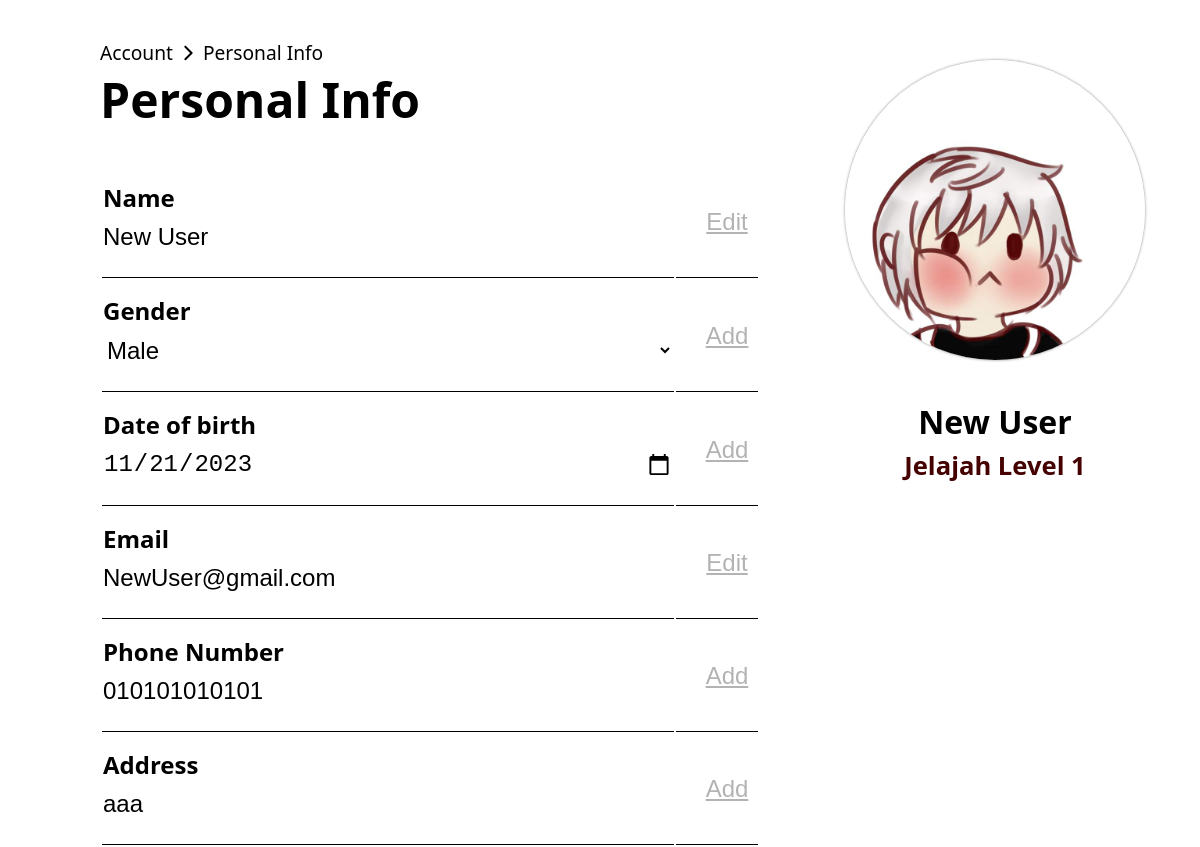
Screenshot of /views/acc-personal-info.php (signed in) with the database file from the repository.
### tables this page shows
CREATE TABLE `tb_user` (
  `user_id` int(100) NOT NULL,
  `user_name` varchar(100) NOT NULL,
  `user_pass` varchar(100) NOT NULL,
  `user_gender` varchar(10) NOT NULL,
  `user_dob` date NOT NULL,
  `user_email` varchar(100) NOT NULL,
  `user_phone` varchar(20) NOT NULL,
  `user_addr` varchar(100) NOT NULL,
  `user_image` varchar(100) NOT NULL,
  `user_isActive` varchar(10) NOT NULL
);

### views/partials/get-user-data.php (called while the page is built, shortened)
<?php
if(isset($_SESSION['active-user']) && $_SESSION['active-user'] != ""){
    $get_active_user_email = $_SESSION['active-user'];
    $get_user_info_sql = "SELECT tb_user.* FROM tb_user WHERE user_email = ?;";
    $get_user_info_stmt = mysqli_stmt_init($conn);
    if(!mysqli_stmt_prepare($get_user_info_stmt, $get_user_info_sql)){
        $_SESSION['user-login'] = "<p style='color: red;'>Something Went Wrong.</p>";
        $_SESSION['active-user'] = "";
        unset($_SESSION['active-user']);
        include('logout.php');
        echo "<script type='text/javascript'>window.location.href='login.php';</script>";
        die();
    }else{
        mysqli_stmt_bind_param($get_user_info_stmt, "s", $get_active_user_email);
        mysqli_stmt_execute($get_user_info_stmt);
        $get_user_info_res = mysqli_stmt_get_result($get_user_info_stmt);
        $get_user_info_row = mysqli_fetch_assoc($get_user_info_res);
        $get_user_info_user_name = $get_user_info_row['user_name'];
        $get_user_info_user_gender = $get_user_info_row['user_gender'];
        $get_user_info_user_dob = $get_user_info_row['user_dob'];
        $get_user_info_user_email = $get_user_info_row['user_email'];
        $get_user_info_user_phone = $get_user_info_row['user_phone'];
        $get_user_info_user_addr = $get_user_info_row['user_addr'];
        $get_user_info_user_image = $get_user_info_row['user_image'];
    }
}else{
    unset($_SESSION['active-user']);
    include('logout.php');
    echo "<script type='text/javascript'>window.location.href='login.php';</script>";
    die();
}
?>

### views/acc-personal-info.php (the view, shortened to what this page needs)
<?php
include('./dbconn/connection.php');
include('./partials/get-user-data.php');
?>
<!DOCTYPE html>
<html lang="en">
  <head>
    <link rel="stylesheet" href="css/p-inf-style.css" />
  </head>
  <body>
    <main>
      <div class="left-half">
        <section class="breadcrumbs">
          <a href="acc-management.php">
            <p>Account</p>
          </a>
          <img src="img/acc-m-assets/breadcrumbs-arrow.png" alt="" />
          <p>Personal Info</p>
        </section>
        <section class="acc-header">
          <h1>Personal Info</h1>
        </section>
        <form action="" method="post" id="user-p-forms" enctype="multipart/form-data">
          <table>
            <tr>
              <td class="first-column">
                <div class="name-col">
                  <label for="name-input">Name</label>
                  <input type="text" name="name" id="name-input" value="<?php echo $get_user_info_user_name?>"
                  style="
                    margin: 10px 0 0 0;
                    font-size: 1.5rem;
                    padding: 5px 0 5px 0;
                    border: none;
                    background: none;
                  "/>
                </div>
              </td>
              <td>
                <button id="edit-name-btn">Edit</button>
              </td>
            </tr>
            <tr>
              <td class="first-column">
                <div class="gender-col">
                  <label for="gender-input">Gender</label>
                  <select name="gender" id="gender-input"
                  style="
                    margin: 10px 0 0 0;
                    font-size: 1.5rem;
                    padding: 5px 0 5px 0;
                    border: none;
                    background: none;
                  ">
                    <option value="Male" <?php if($get_user_info_user_gender == "Male"){ echo "selected"; };?>>Male</option>
                  </select>
                </div>
              </td>
              <td>
                <button id="edit-gender-btn">Add</button>
              </td>
            </tr>
            <tr>
              <td class="first-column">
                <div class="dob-col">
                  <label for="dob-input">Date of birth</label>
                  <input type="date" name="dob" id="dob-input" value="<?php echo $get_user_info_user_dob?>"
                  style="
                    margin: 10px 0 0 0;
                    font-size: 1.5rem;
                    padding: 5px 0 5px 0;
                    border: none;
                    background: none;
                  "/>
                </div>
              </td>
              <td>
                <button id="edit-dob-btn">Add</button>
              </td>
            </tr>
            <tr>
              <td class="first-column">
                <div class="email-col">
                  <label for="email-input">Email</label>
                  <input
                    type="email"
                    name="email"
                    id="email-input"
                    value="<?php echo $get_user_info_user_email?>"
                    style="
                    margin: 10px 0 0 0;
                    font-size: 1.5rem;
                    padding: 5px 0 5px 0;
                    border: none;
                    background: none;
                  "
                  />
                </div>
              </td>
              <td>
                <button id="edit-email-btn">Edit</button>
              </td>
            </tr>
            <tr>
              <td class="first-column">
                <div class="phone-col">
                  <label for="phone-input">Phone Number</label>
                  <input
                    type="tel"
                    name="phone"
                    id="phone-input"
                    value="<?php echo $get_user_info_user_phone?>"
                    style="
                    margin: 10px 0 0 0;
                    font-size: 1.5rem;
                    padding: 5px 0 5px 0;
                    border: none;
                    background: none;
                  "
                  />
                </div>
              </td>
              <td>
                <button id="edit-phone-btn">Add</button>
              </td>
            </tr>
            <tr>
              <td class="first-column">
                <div class="addr-col">
                  <label for="addr-input">Address</label>
                  <input
                    type="text"
                    name="address"
                    id="addr-input"
                    value="<?php echo $get_user_info_user_addr?>"
                    style="
                    margin: 10px 0 0 0;
                    font-size: 1.5rem;
                    padding: 5px 0 5px 0;
                    border: none;
                    background: none;
                  "
                  />
                </div>
              </td>
              <td>
                <button id="edit-addr-btn">Add</button>
              </td>
            </tr>
          </table>
      </div>
      <div class="right-half">
        <div class="image-box">
          <?php
          if($get_user_info_user_image == ""){
            ?>
            <img
            src="../admin/img/user/default-avatar.jpg"
            class="preview-image"
            id="imagePreview"
            width="auto"
          />
            <?php
          }else{
            ?>
            <img
            src="../admin/img/user/<?php echo $get_user_info_user_image?>"
            class="preview-image"
            id="imagePreview"
            width="auto"
          />
            <?php
          }
          ?>
        </div>
        <h1><?php echo $get_user_info_user_name; ?></h1>
        <h2>Jelajah Level 1</h2>
      </div>
    </main>
  </body>
</html>

### views/css/p-inf-style.css (style rules this page uses)
html { font-size: 16px; padding: 0; display: flex; flex-direction: column; font-family: system-ui, -apple-system, BlinkMacSystemFont, 'Segoe UI', Roboto, Oxygen, Ubuntu, Cantarell, 'Open Sans', 'Helvetica Neue', sans-serif; }
body { display: flex; flex-direction: column; padding: 0; margin: 0; }
a { text-decoration: none; color: black; }
main { display: flex; flex-direction: row; justify-content: flex-start; }
.left-half { display: flex; flex-direction: column; width: 55%; padding: 20px 30px 0 100px; }
.right-half { display: flex; flex-grow: 1; flex-direction: column; align-items: center; padding: 40px 0 0 0; }
.breadcrumbs { display: flex; align-items: center; font-size: 1.2rem; }
.breadcrumbs img { width: 30px; height: 30px; }
.acc-header { display: flex; font-size: 2rem; line-height: 10px; }
.acc-header h1 { margin: 10px 0 60px 0; }
th, td { border-bottom: 1px solid black; }
td { position: relative; line-height: 20px; font-size: 1.5rem; }
div[class$="col"] { display: flex; flex-direction: column; margin: 20px 0 20px 0; }
div[class$="col"] label { font-weight: bold; }
select { margin: 10px 0 0 0; font-size: 1.5rem; padding: 5px 0 5px 0; border: none; background: none; }
.first-column { width: 100%; height: 50px; }
td button { width: 60px;; margin: 0 0 0 20px; font-size: 1.5rem; background: none; border: none; text-decoration: underline; cursor: pointer; color: rgb(179, 179, 179); }
.image-box { margin: 20px 0 0 0; display: flex; justify-content: center; align-items: center; position: relative; width: 300px; height: 300px; overflow: hidden; border-radius: 50%; transform: 5%; box-shadow: 0 0 3px gray; }
#imagePreview { position: relative; height: 300px; }
.right-half h1 { margin: 40px 0 0 0; font-size: 2rem; }
.right-half h2 { margin: 5px 0 0 0; color: #450000; font-size: 1.6rem; }

### rows the page displays
tb_user: name "New User", gender "Male", dob "11/21/2023", email "NewUser@gmail.com", phone "010101010101", address "aaa", user_image (picture), user_name "New User"
